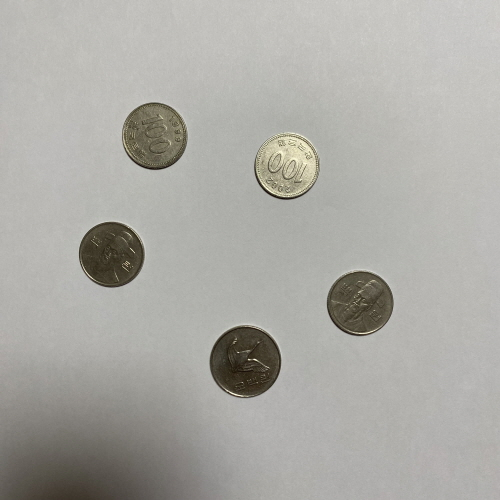
#> input picture coins.jpg, 500 x 500 px
$ jupyter execute HomeWork4.ipynb
#> lines starting #> are read from the running program, lines starting #| are printed output that depends on the picture; after the words box and inside, x2 and y2 are one past the last pixel; in counts of white or black regions, pixels touching at a corner belong together
## HomeWork4
#### 20221141 백채림
유튜브 링크 https://youtu.be/UjXGE4VnobU

#### ------------------------------------------------------------

##### 이미지

[cell 1]
import numpy as np
import cv2
import matplotlib.pyplot as plt

def run_main():
    frame = cv2.imread('coins.jpg')
#> frame is the input picture: shape (500, 500, 3); mean B, G, R 164.6, 169.9, 171

    height, width = frame.shape[:2]
#> height = 500; width = 500
    print(f"Image size: {width}x{height}")
#| Image size: 500x500

    roi = frame[0:height, 0:width]

    gray = cv2.cvtColor(roi, cv2.COLOR_BGR2GRAY)

    gray_blur = cv2.GaussianBlur(gray, (15, 15), 0)

    thresh = cv2.adaptiveThreshold(gray_blur, 255, cv2.ADAPTIVE_THRESH_GAUSSIAN_C,
                                   cv2.THRESH_BINARY_INV, 11, 2)
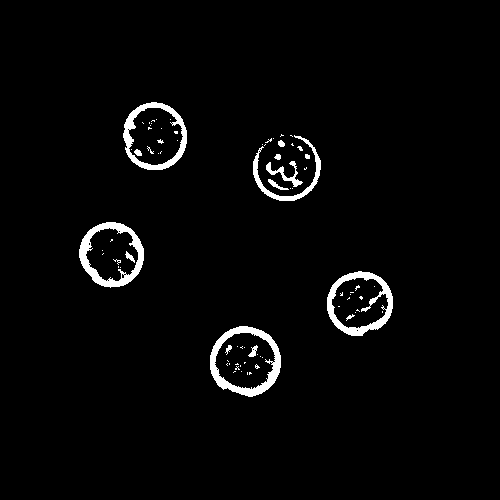
#> thresh: shape (500, 500); 2.7% white; 77 white regions (62 under 20 px), largest, box (x1, y1, x2, y2) and area: (210, 326, 281, 397) 1434, (79, 222, 144, 288) 1331, (327, 271, 393, 336) 1286

    kernel = np.ones((5, 5), np.uint8)
    closing = cv2.morphologyEx(thresh, cv2.MORPH_CLOSE, kernel, iterations=2)
#> closing: shape (500, 500); 4% white; 9 white regions (4 under 20 px)

    contours, hierarchy = cv2.findContours(closing, cv2.RETR_EXTERNAL, cv2.CHAIN_APPROX_SIMPLE)
#> contours = 5 contours; box (x1, y1, x2, y2) and area: (210, 326, 281, 397) 3815, (253, 134, 321, 201) 3452, (123, 102, 187, 170) 3356, (327, 271, 393, 336) 3234, (79, 222, 144, 288) 3202

    coin_count = 0

    for cnt in contours:
        area = cv2.contourArea(cnt)
        if 1000 < area < 4000:
            ellipse = cv2.fitEllipse(cnt)
            aspect_ratio = float(ellipse[1][0]) / ellipse[1][1]
            if 0.7 < aspect_ratio < 1.3:
                cv2.ellipse(roi, ellipse, (0, 255, 0), 2)
                coin_count += 1
#> this loop made 5 passes
#> (area, ellipse, aspect_ratio) on passes 1 to 5: (3815, ((245, 360.9), (68.63, 71.12), 97.04), 0.965), (3234.5, ((359.4, 302.8), (62.64, 66.23), 70.43), 0.946), (3201.5, ((111.3, 254.2), (62.71, 65.25), 148.4), 0.961), (3452, ((286.4, 167.3), (65.54, 67.44), 59.25), 0.972), (3355.5, ((154.3, 136.1), (63.38, 67.86), 173.5), 0.934)
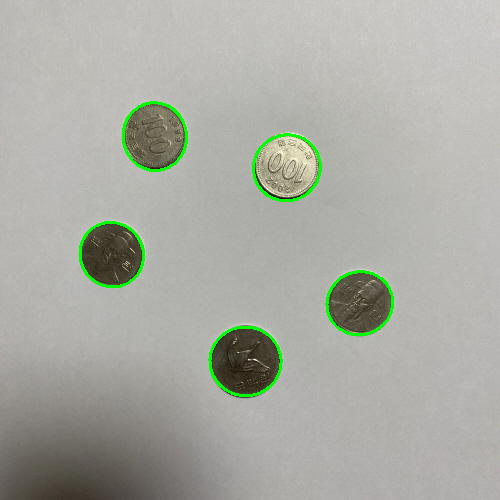
#> roi: shape (500, 500, 3); 1.25% of pixels changed, all inside (x1, y1, x2, y2) = (79, 101, 394, 397)
#> after the loop, coin_count = 5

    img_gray = cv2.cvtColor(roi, cv2.COLOR_BGR2GRAY)
    template = img_gray[190:276, 300:380]
    w, h = template.shape[::-1]
#> w = 80; h = 86

    res = cv2.matchTemplate(img_gray, template, cv2.TM_CCOEFF_NORMED)
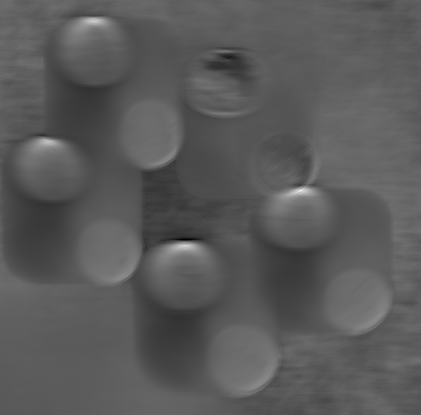
#> res: shape (415, 421) float32; min -0.502, max 1, mean 0.0297; drawn with min black and max white
    threshold = 0.8
    loc = np.where(res >= threshold)
#> loc = ([190, 190, 190, 191, 191], [299, 300, 301, 298, 299])

    print(f"Detected coins: {coin_count}")
#| Detected coins: 5

    cv2.imshow("Morphological Closing", closing)
    cv2.imshow("Adaptive Thresholding", thresh)
    cv2.imshow('Contours and Template Matches', roi)

    cv2.waitKey(0)
    cv2.destroyAllWindows()

if __name__ == "__main__":
    run_main()

##### 영상

[cell 2]
import cv2
import numpy as np

def run_main():
    cap = cv2.VideoCapture('coinsvideo.mp4')

    while True:
        ret, frame = cap.read()
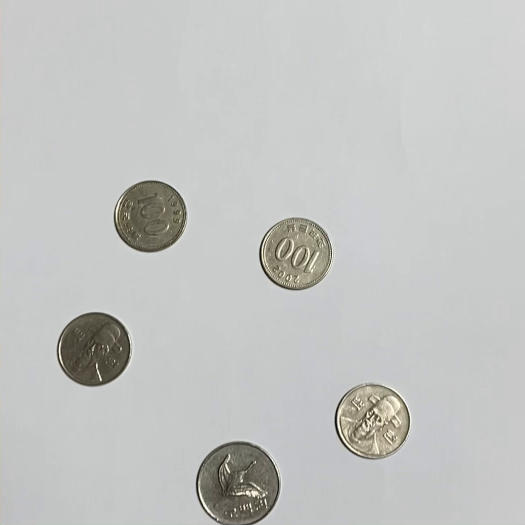
#> input picture frame 10 of coinsvideo.mp4, 1050 x 1050 px (shown at 1/2 size)
#> frame is the input picture: shape (1050, 1050, 3); mean B, G, R 194.6, 195.7, 194.5
        if not ret:
            break

        gray = cv2.cvtColor(frame, cv2.COLOR_BGR2GRAY)
#> gray: shape (1050, 1050)
        _, thresh = cv2.threshold(gray, 150, 255, cv2.THRESH_BINARY_INV)
#> thresh: shape (1050, 1050); 6.4% white; 73 white regions (56 under 20 px), largest, box (x1, y1, x2, y2) and area: (391, 883, 561, 1050) 20899, (113, 624, 262, 774) 16975, (227, 361, 374, 505) 15993

        # Morphological Closing
        kernel = np.ones((5, 5), np.uint8)
        closing = cv2.morphologyEx(thresh, cv2.MORPH_CLOSE, kernel)
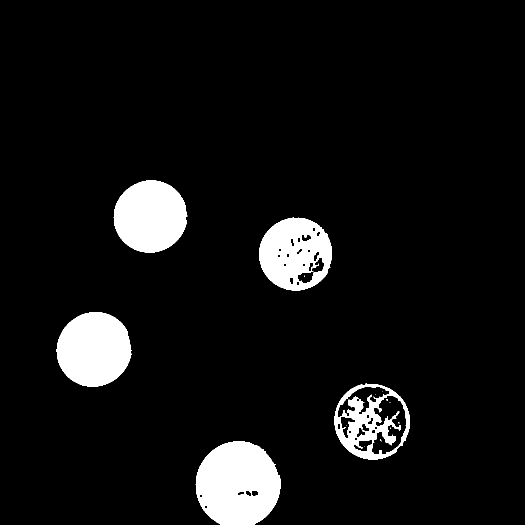
#> closing: shape (1050, 1050) (shown at 1/2 size); 7.3% white; 15 white regions (10 under 20 px)

        # Find contours
        contours, _ = cv2.findContours(closing, cv2.RETR_EXTERNAL, cv2.CHAIN_APPROX_SIMPLE)
#> contours = 5 contours; box (x1, y1, x2, y2) and area: (391, 883, 561, 1050) 22381, (669, 767, 820, 919) 17736, (113, 624, 264, 774) 17217, (518, 435, 664, 581) 16519, (227, 361, 375, 505) 16373

        # Draw contours on a copy of the original frame
        roi = frame.copy()
        for contour in contours:
            if cv2.contourArea(contour) > 100:
                x, y, w, h = cv2.boundingRect(contour)
                cv2.rectangle(roi, (x, y), (x + w, y + h), (0, 255, 0), 2)
#> this loop made 5 passes
#> (x, y, w, h) on passes 1 to 5: (391, 883, 170, 167), (669, 767, 151, 152), (113, 624, 151, 150), (518, 435, 146, 146), (227, 361, 148, 144)
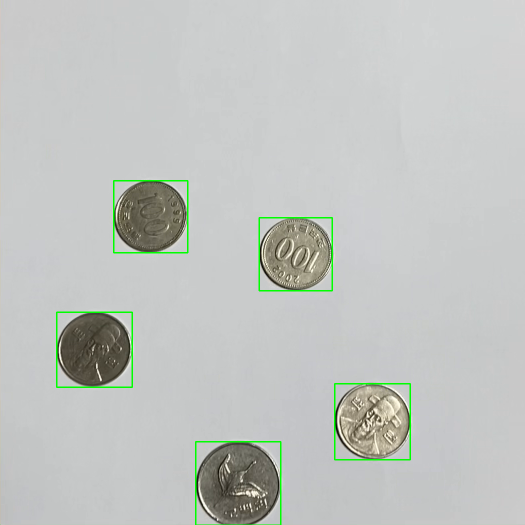
#> roi: shape (1050, 1050, 3) (shown at 1/2 size); 0.8% of pixels changed, all inside (x1, y1, x2, y2) = (112, 360, 822, 1050)

        # Show the images in separate windows
        cv2.imshow("Morphological Closing", closing)
        cv2.imshow("Adaptive Thresholding", thresh)
        cv2.imshow("Contours", roi)

        if cv2.waitKey(30) & 0xFF == ord('q'):
#> (key q is pressed here)
            break

    cap.release()
    cv2.destroyAllWindows()

if __name__ == "__main__":
    run_main()

#### ---------------------------------------------------------------------------------------------

[cell 3]
import cv2
import numpy as np
import matplotlib.pyplot as pl
from matplotlib import pyplot as plt

[cell 4]
img_rgb = cv2.imread('sIMG_8253.jpg')
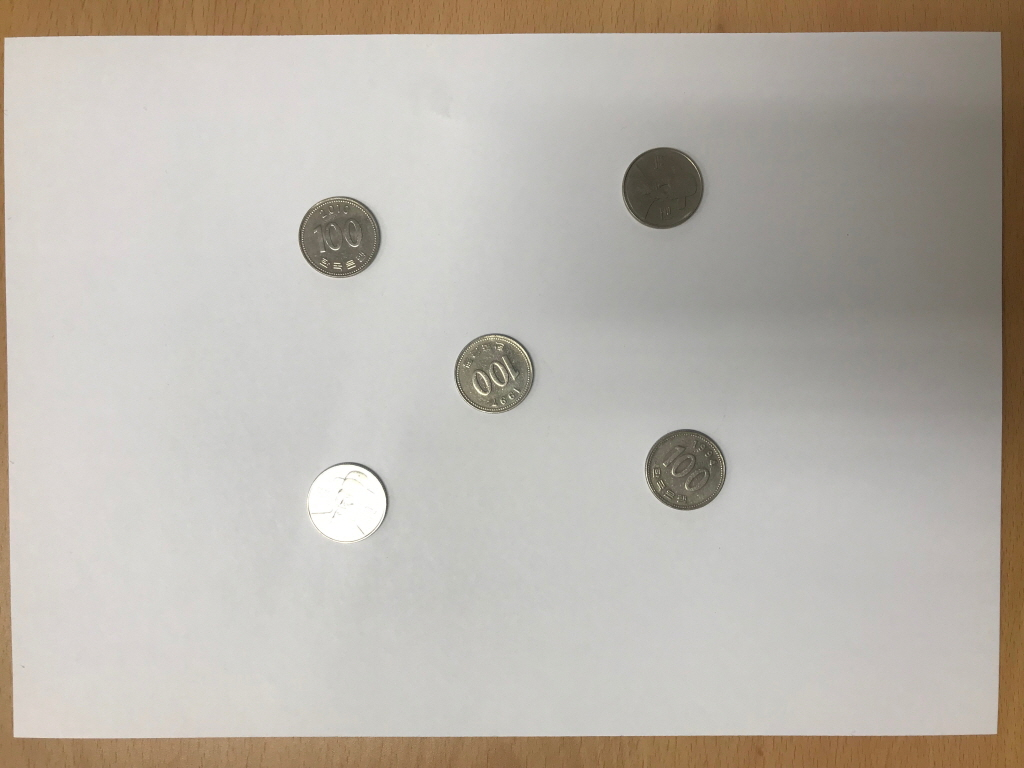
#> input picture sIMG_8253.JPG, 1024 x 768 px, found by its file name
#> img_rgb is the input picture: shape (768, 1024, 3); mean B, G, R 171.7, 180, 185.7
img_gray = cv2.cvtColor(img_rgb, cv2.COLOR_BGR2GRAY)
#> img_gray: shape (768, 1024)
template = img_gray[190:276, 300:380]
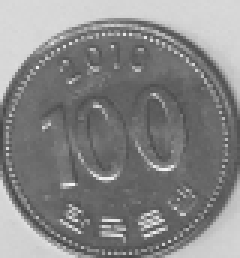
#> template: shape (86, 80) (shown 3 times larger); min 68, max 245, mean 133.6
w, h = template.shape[::-1]
#> w = 80; h = 86

res = cv2.matchTemplate(img_gray,template,cv2.TM_CCOEFF_NORMED)
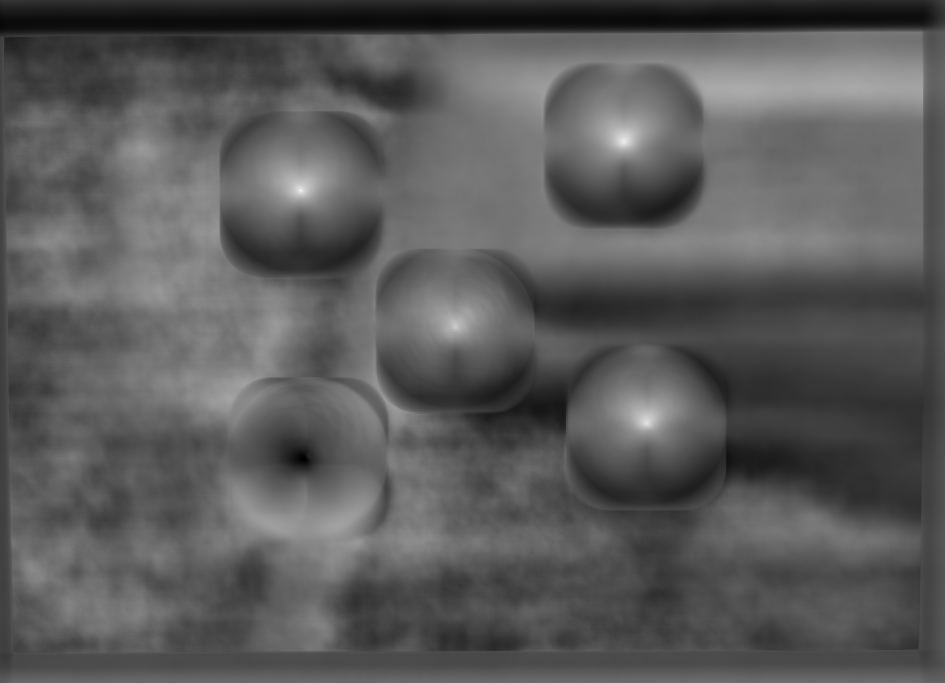
#> res: shape (683, 945) float32; min -0.64, max 1, mean -0.0566; drawn with min black and max white
threshold = 0.8

loc = np.where( res >= threshold)
#> loc = 33 positions, rows 138 to 423, columns 299 to 646

for pt in zip(*loc[::-1]):
    cv2.rectangle(img_rgb, pt, (pt[0] + w, pt[1] + h), (0,0,255), 2)
#> this loop made 33 passes
#> pt on passes 1 to 12: (624, 138), (622, 139), (623, 139), (624, 139), (625, 139), (622, 140), (623, 140), (624, 140), (625, 140), (621, 141), (622, 141), (623, 141)
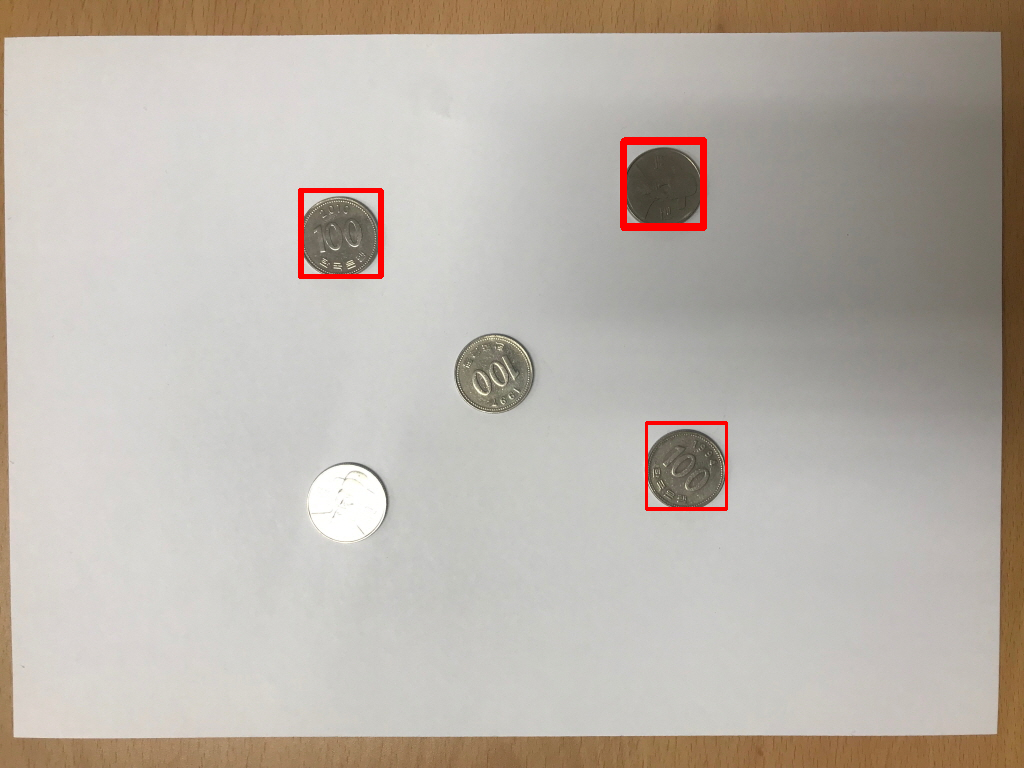
#> img_rgb: shape (768, 1024, 3); 0.69% of pixels changed, all inside (x1, y1, x2, y2) = (298, 137, 728, 511)
cv2.imwrite('res.png',img_rgb)

plt.imshow(img_rgb)
